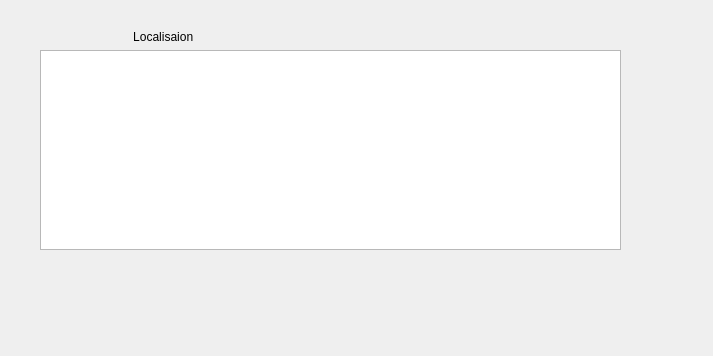
<?xml version="1.0" encoding="UTF-8"?>
<ui version="4.0">
 <class>widgetlocalisation</class>
 <widget class="QWidget" name="widgetlocalisation">
  <property name="geometry">
   <rect>
    <x>0</x>
    <y>0</y>
    <width>713</width>
    <height>356</height>
   </rect>
  </property>
  <property name="windowTitle">
   <string>Form</string>
  </property>
  <widget class="QWidget" name="">
   <property name="geometry">
    <rect>
     <x>40</x>
     <y>30</y>
     <width>581</width>
     <height>220</height>
    </rect>
   </property>
   <layout class="QVBoxLayout" name="verticalLayout">
    <item>
     <widget class="QLabel" name="label">
      <property name="text">
       <string>                            Localisaion</string>
      </property>
     </widget>
    </item>
    <item>
     <widget class="QTableWidget" name="tableWidget"/>
    </item>
   </layout>
  </widget>
 </widget>
 <resources/>
 <connections/>
</ui>
